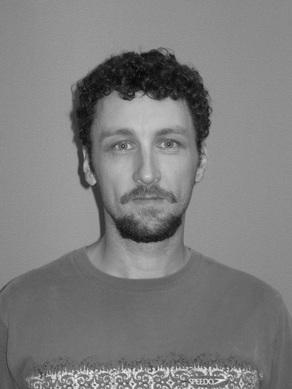
#> input picture Time-Domain-Analysis/darinGray.jpg, 292 x 389 px
$ python applicationImage.py
#> lines starting #> are read from the running program, lines starting #| are printed output that depends on the picture
"""
  This module is about applying filters to images

"""

import numpy as np
import matplotlib.pyplot as plt
from scipy import ndimage


def applyFilter(myFilter, data) :
    # how to append properly
    #   http://akuederle.com/create-numpy-array-with-for-loop
    filLength = myFilter.size
    rows, cols = data.shape

    out = np.empty((0, cols + filLength - 1))
    for line in data :
        result = np.convolve(line, myFilter)
        out = np.append(out, [result], axis=0)
    return out


def edgeDetection(name) :
#> called with name = 'darinGray.jpg'
    im = plt.imread(name)
#> im is the input picture: shape (389, 292); min 0, max 249, mean 125.6
    plt.gray()  # needed to get correct color map

    ## highpass filter for edge detection
    hpf = np.array([1, -1])

    # plot original
    plt.imshow(im)
    plt.title("original")
    plt.show()

    # apply convolution both directions
    outPicHorz = applyFilter(hpf, im)
#> after the loop in applyFilter, `for line in data :`:
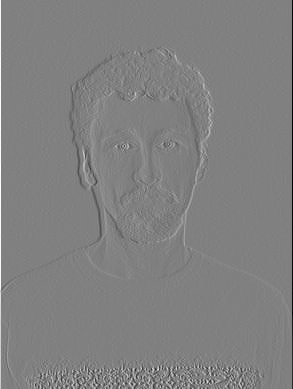
#> out: shape (389, 293) float64; min -145, max 142, mean 0; drawn with min black and max white
    outPic = applyFilter(hpf, outPicHorz.T)
#> after the loop in applyFilter (call 2), `for line in data :`:
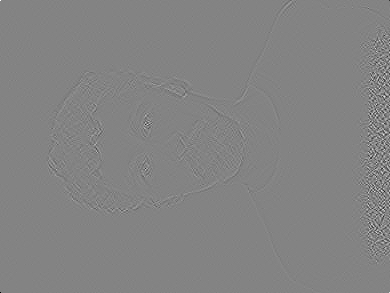
#> out: shape (293, 390) float64; min -137, max 129, mean 0; drawn with min black and max white
    plt.imshow(outPic.T)
    plt.title("highpass filter both directions")
    plt.show()

    # apply convolution horizontally
    outPic = applyFilter(hpf, im)
    plt.imshow(outPic)
    plt.title("highpass filter horizontally")
    plt.show()

    # apply convolution vertically
    outPic = applyFilter(hpf, im.T)
#> after the loop in applyFilter (call 4), `for line in data :`:
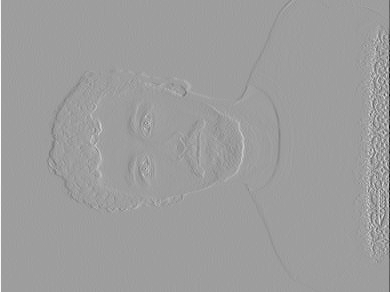
#> out: shape (292, 390) float64; min -240, max 148, mean 0; drawn with min black and max white
    plt.imshow(outPic.T)
    plt.title("highpass filter vertically")

    plt.show()
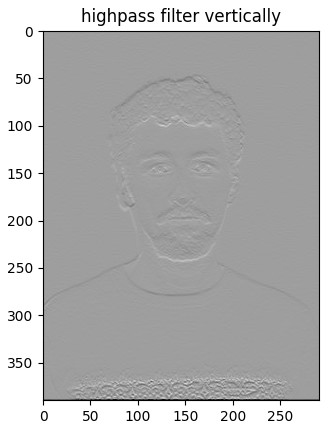
#> figure drawn by matplotlib, 1 panel


def noiseRemoval(name) :
#> called with name = 'darinGrayNoise.jpg'
    im = plt.imread(name)
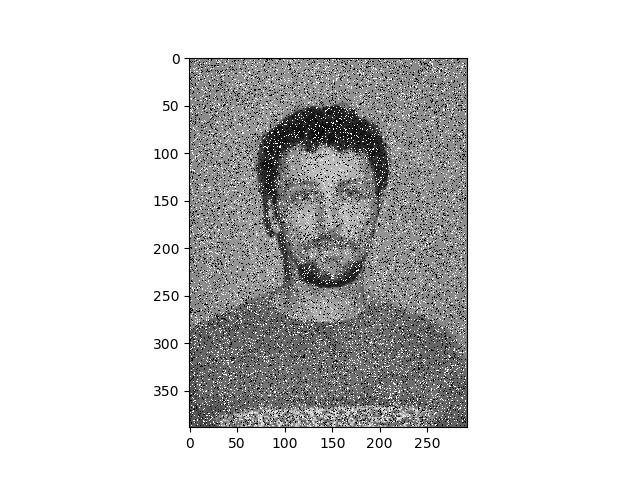
#> input picture Time-Domain-Analysis/darinGrayNoise.jpg, 640 x 480 px
#> im is the input picture: shape (480, 640); min 0, max 255, mean 209.7
    plt.gray()  # needed to get correct color map

    # plot original
    plt.imshow(im)
    plt.title("original")
    plt.show()

    ## lowpass filter for blurring (noise removal)
    length = 10
    lpf = np.ones(length)/length

    outPic = applyFilter(lpf, im)
#> after the loop in applyFilter (call 5), `for line in data :`:
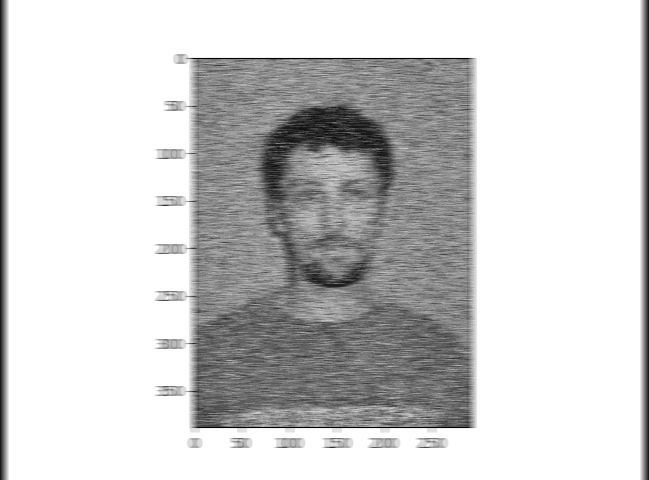
#> out: shape (480, 649) float64; min 0.1, max 255, mean 206.8
    plt.imshow(outPic)
    plt.title("noise removal using LPF")
    plt.show()

    # median filter for noise removal
    #   https://blog.kyleingraham.com/2017/02/04/salt-pepper-noise-and-median-filters-part-ii-the-code/

    outMed = ndimage.median_filter(im, 5)
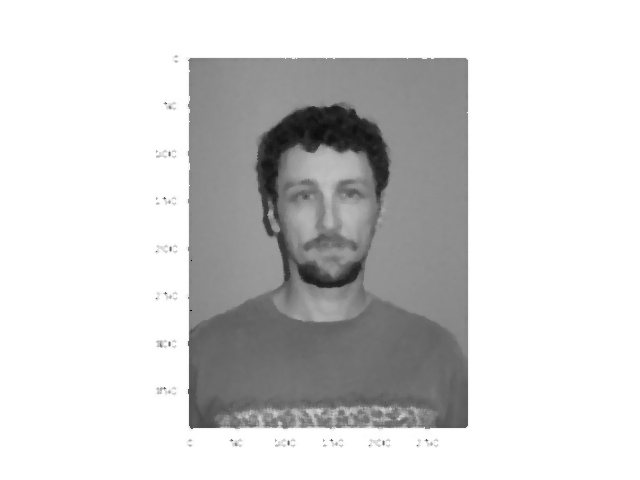
#> outMed: shape (480, 640); min 4, max 255, mean 211.1
    plt.imshow(outMed)
    plt.title("noise removal using median filter")

    plt.show()


###########  main  #######################################
n = "darinGray.jpg"

edgeDetection(n)

n = "darinGrayNoise.jpg"
noiseRemoval(n)
